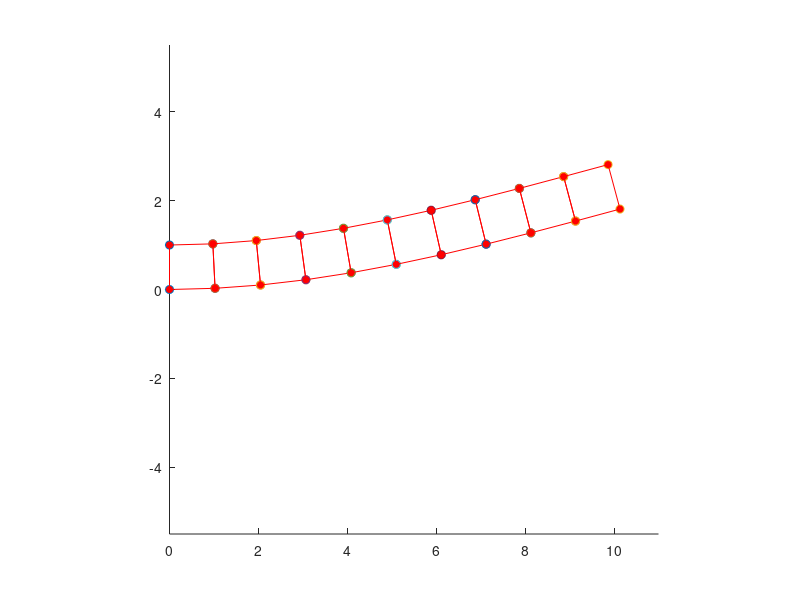
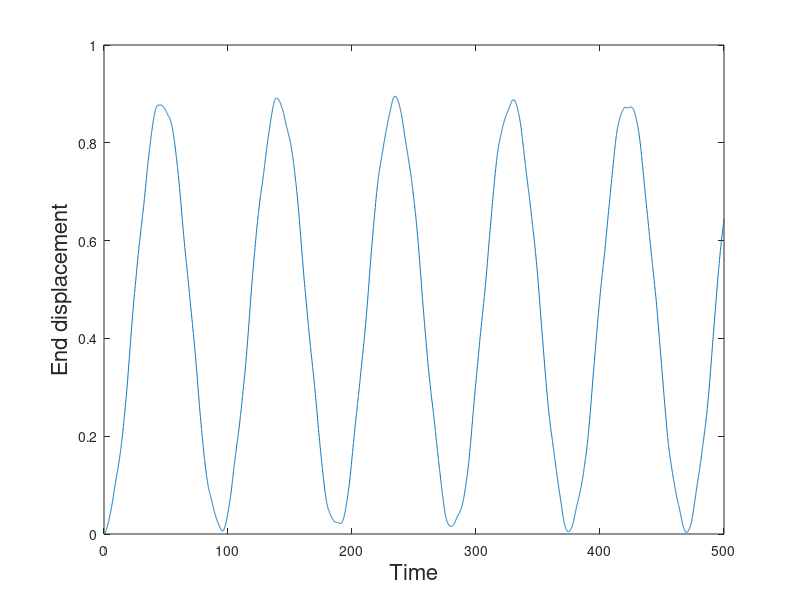

Write the MATLAB code that produced these figures, in order.
function FEM_2Dor3D_linelast_dynamic
%
%          Example 2D and 3D Dynamic Linear elastic FEM code

%        Variables read from input file;
%        nprops              No. material parameters
%        materialprops(i)    List of material parameters
%        ncoord              No. spatial coords (2 for 2D, 3 for 3D)
%        ndof                No. degrees of freedom per node (2 for 2D, 3 for 3D)
%                            (here ndof=ncoord, but the program allows them to be different
%                            to allow extension to plate & beam elements with C^1 continuity)
%        nnode               No. nodes
%        coords(i,j)         ith coord of jth node, for i=1..ncoord; j=1..nnode
%        nelem               No. elements
%        maxnodes            Max no. nodes on any one element (used for array dimensioning)
%        nelnodes(i)         No. nodes on the ith element
%        elident(i)          An integer identifier for the ith element.  Not used
%                            in this code but could be used to switch on reduced integration,
%                            etc.
%        connect(i,j)        List of nodes on the jth element
%        nfix                Total no. prescribed displacements
%        fixnodes(i,j)       List of prescribed displacements at nodes
%                            fixnodes(1,j) Node number
%                            fixnodes(2,j) Displacement component number (1, 2 or 3)
%                            fixnodes(3,j) Value of the displacement
%        ndload              Total no. element faces subjected to tractions
%        dloads(i,j)         List of element tractions
%                            dloads(1,j) Element number
%                            dloads(2,j) face number
%                            dloads(3,j), dloads(4,j), dloads(5,j) Components of traction
%                            (assumed uniform) 
%
%  To run the program you first need to set up an input file, as described in 
%  the lecture notes.  Then change the fopen command below to point to the file.
%  Also change the fopen command in the post-processing step (near the bottom of the
%  program) to point to a suitable output file.  Then execute the file in
%  the usual fashion (e.g. hit the green arrow at the top of the MATLAB
%  editor window)
% 
%
% ==================== Read data from the input file ===========================
%
%
% YOU NEED TO CHANGE THE PATH & FILE NAME TO POINT TO YOUR INPUT FILE
%
infile=fopen('Linear_elastic_dynamic_beam.txt','r');

[nprops,materialprops,ncoord,ndof,nnode,coords,nelem,maxnodes,connect,nelnodes,elident,nfix,fixnodes,ndload,dloads] = read_input_file(infile);

fclose(infile);

% Plot the initial mesh as a check
close all
figure
plotmesh(coords,ncoord,nnode,connect,nelem,elident,nelnodes,'g');

%
%============================ MAIN FEM ANALYSIS PROCEDURE ========================
%
%   dofs        Nodal displacements.  Let u_i^a be ith displacement component
%               at jth node.  Then dofs contain (u_1^1, u_2^1, u_1^2, u_2^2....) for 2D
%               and (u_1^1, u_2^1, u_3^1, u_1^2, u_2^2, u_3^2....) for 3D
%
%   K           Global stiffness matrix.  Stored as (K_1111 K_1112  K_1121  K_1122...
%                                                    K_1211 K_1212  K_1221  K_1222...
%                                                    K_2111 K_2112  K_2121  K_2122...)
%               for 2D problem and similarly for 3D problem
%   r           Force vector.  Currently only includes contribution from tractions
%               acting on element faces (i.e. body forces are neglected)
%
  dofs = zeros(ndof*nnode,1);  
  
  lumpedmass = true;
  
  M = globalmass(ncoord,ndof,nnode,coords, ...
                 nelem,maxnodes,elident,lumpedmass,nelnodes,connect,materialprops);
  
  K = globalstiffness(ncoord,ndof,nnode,coords,nelem,maxnodes,elident,nelnodes,connect,materialprops,dofs);

  F = globaltraction(ncoord,ndof,nnode,ndload,coords,nelnodes,elident,connect,dloads,dofs);

%
%  Fix constrained nodes. 

  for n = 1: nfix
     rw = ndof*(fixnodes(1,n)-1) + fixnodes(2,n);
     for cl = 1 : ndof*nnode
        K(rw,cl) = 0;
        K(cl,rw) = 0.;
        M(rw,cl) = 0.;
        M(cl,rw) = 0.;
     end
     M(rw,rw) = 1.;
     F(rw) = fixnodes(3,n);
  end
%
% Newmark parameters
%
  beta1 = 0.5;
  beta2 = 0.0;
  dt = 0.10;
  nsteps = 5000;
  nprint = 20;
  
  un = zeros(nnode*ndof,1);
  vn = zeros(nnode*ndof,1);
  an1 = zeros(nnode*ndof,1);

%
%    Newmark time stepping scheme (problem is linear so all matrices are constant)
%
%    Initial accelerations are -M^-1(Ku + F)
%

     MK = M + 0.5*beta2*dt*dt*K;
     an = M\(-K*un + F);

     vxy = zeros(2,nsteps);    % This stores time and end displacement for plotting

     count = 0;
     for n = 1:nsteps
       if (lumpedmass)
         rn = F - K*(un +dt*vn + 0.5*(1.-beta2)*dt*dt*an );
         for i = 1 : nnode*ndof
           an1(i) = rn(i)/MK(i,i);
         end
       else         
         an1 = MK\(F-K*(un +dt*vn + 0.5*(1.-beta2)*dt*dt*an ) );
       end

       vn1 = (vn + dt*(1.-beta1)*an + dt*beta1*an1);
       un1 = (un + dt*vn + (1.-beta2)*0.5*dt*dt*an + 0.5*beta2*dt*dt*an1 );  
       un = un1;
       vn = vn1;
       an = an1;
       vxy(1,n) = n*dt;
       vxy(2,n) = un(2*nnode);
%
%      Plot displaced mesh every nprint steps.  
%
       if (count == nprint)

         scale_factor = 3.;
         defcoords = zeros(ndof,nnode);
         for i = 1 : nnode
           for j = 1 : ndof
             defcoords(j,i) = coords(j,i) + scale_factor*un(ndof*(i-1)+j); 
           end
         end
         clf
         axis([0,11,-5.5,5.5])
         plotmesh(defcoords,ncoord,nnode,connect,nelem,elident,nelnodes,'r');
         pause(0.025);
         count = 0;
       end
       count = count + 1;
     end
%
% Plot the end displacement as a function of time
%
     figure
     plot(vxy(1,:),vxy(2,:))
     xlabel({'Time'},'FontSize',16);
     ylabel({'End displacement'},'FontSize',16);

end 

%================= Material Stiffness ==================================
%
%    Computes elasticity tensor C_{ijkl} = shear modulus and Poissons ratio
%    Currently coded either for plane strain, plane stress or general 3D.
%
function C = materialstiffness(ndof,ncoord,strain,materialprops)

   mu = materialprops(1);
   nu = materialprops(2);
   
   C = zeros(ndof,ncoord,ndof,ncoord);
   
   if (ncoord == 2)   

%  planestrain = 0 => plane stress, planestrain = 1 => plane strain
   planestrain = materialprops(3);
 
     for i = 1:2
       for j = 1:2
         for k = 1:2
           for l = 1:2
             if (planestrain==1) 
               if (i==j && k==l)
                   C(i,j,k,l) = C(i,j,k,l)+2*mu*nu/(1-2*nu);
               end
             else
               if (i==j && k==l)
                   C(i,j,k,l) = C(i,j,k,l)+2*mu*nu/(1-nu);
               end
             end
             if (i==l && k==j)
                 C(i,j,k,l) = C(i,j,k,l)+mu;
             end
             if (i==k && j==l)
                 C(i,j,k,l) = C(i,j,k,l)+mu;
             end
           end
         end
       end
     end
     
   elseif (ncoord == 3) 

     for i = 1:3 
       for j = 1:3
         for k = 1:3
           for l = 1:3
             if (i==j && k==l)
                 C(i,j,k,l)=C(i,j,k,l) + 2.*mu*nu/(1.-2.*nu);
             end
             if (i==k && j==l)
                 C(i,j,k,l)=C(i,j,k,l) + mu;
             end
             if (i==l && j==k)
                 C(i,j,k,l)=C(i,j,k,l) + mu;
             end
            end
          end
        end
      end
    end

end
%=========================== Mass density =======================

function rho = massdensity(materialprops)

rho = materialprops(3)

end

%================= Material Stress ==================================
%
%   Computes stress sigma_{ij} given strain epsilon_{ij}
%
function stress = materialstress(ndof,ncoord,strain,materialprops)

   C = materialstiffness(ndof,ncoord,strain,materialprops);
   stress = zeros(ndof,ncoord);
   for i = 1 : ndof
     for j = 1 : ncoord
        for k = 1 : ndof
          for l = 1: ncoord
            stress(i,j) = stress(i,j) + C(i,j,k,l)*strain(k,l);
          end
        end
     end
   end
  end
%
%====================== No. integration points =============================
%
%   Defines the number of integration points:be used for
%   each element type
%
function n = numberofintegrationpoints(ncoord,nelnodes,elident)
  
   if (ncoord == 1) 
     n = nelnodes;   
   elseif (ncoord == 2) 
     if (nelnodes == 3)
         n = 1;
     end
     if (nelnodes == 6)
         n = 3;
     end
     if (nelnodes == 4)
         n = 4;
     end
     if (nelnodes == 8)
         n = 9;
     end
   elseif (ncoord == 3) 
     if (nelnodes == 4)
         n = 1 ;
     end
     if (nelnodes == 10)
         n = 4;
     end
     if (nelnodes == 8)
         n = 8;
     end
     if (nelnodes == 20)
         n = 27;
     end
   end
end
%
%====================== No. integration points  for mass matrices =====================
%

function n = numberofintegrationpointsmass(ncoord,nelnodes,elident)
  
   if (ncoord == 1) 
     n = nelnodes;   
   elseif (ncoord == 2) 
     if (nelnodes == 3)
         n = 4;
     end
     if (nelnodes == 6)
         n = 7;
     end
     if (nelnodes == 4)
         n = 4;
     end
     if (nelnodes == 8)
         n = 9;
     end
   elseif (ncoord == 3) 
     if (nelnodes == 4)
         n = 4 ;
     end
     if (nelnodes == 10)
         n = 5;
     end
     if (nelnodes == 8)
         n = 27;
     end
     if (nelnodes == 20)
         n = 27;
     end
   end
end   
%
%====================== INTEGRATION POINTS ==================================
%
%   Defines positions of integration points
%
function xi = integrationpoints(ncoord,nelnodes,npoints,elident)

   xi = zeros(ncoord,npoints);
%
%  1D elements
%
   if (ncoord == 1) 
     if (npoints==1) 
       xi(1,1) = 0.;
     elseif (npoints == 2) 
       xi(1,1) = -0.5773502692;
       xi(1,2) = -xi(1,1);
     elseif (npoints == 3) 
       xi(1,1) = -0.7745966692;
       xi(1,2) = 0.0;
       xi(1,3) = -xi(1,1);
     end
%
%  2D elements
%
   elseif (ncoord == 2) 
%
%    Triangular element
%
     if ( nelnodes == 3 || nelnodes == 6 ) 
       if (npoints == 1) 
         xi(1,1) = 1./3.;
         xi(2,1) = 1./3.;
       elseif (npoints == 3) 
         xi(1,1) = 0.6;
         xi(2,1) = 0.2;
         xi(1,2) = 0.2;
         xi(2,2) = 0.6;
         xi(1,3) = 0.2;
         xi(2,3) = 0.2;
       elseif (npoints == 4) 
         xi(1,1) = 1./3.;
         xi(2,1) = 1./3.;
         xi(1,2) = 0.6;
         xi(2,2) = 0.2;
         xi(1,3) = 0.2;
         xi(2,3) = 0.6;
         xi(1,4) = 0.2;
         xi(2,4) = 0.2;
       elseif (npoints == 7)
         xi(1,1) = 1./3.0;
  	     xi(2,1) = xi(1,1);
	     xi(1,2) = 0.0597158717;
	     xi(2,2) = 0.4701420641;
         xi(1,3) = xi(2,2);
	     xi(2,3) = xi(1,2);
	     xi(1,4) = xi(2,2);
	     xi(2,4) = xi(2,2);
	     xi(1,5) = 0.7974269853;
	     xi(2,5) = 0.1012865073;
	   	 xi(1,6) = xi(2,5);
	     xi(2,6) = xi(1,5);
	     xi(1,7) = xi(2,5);
	     xi(2,7) = xi(2,5);
       end
%
%    Rectangular element
%                  
     elseif ( nelnodes==4 || nelnodes==8 ) 

       if (npoints == 1) 
         xi(1,1) = 0.;
         xi(2,1) = 0.;
       elseif (npoints == 4) 
         xi(1,1) = -0.5773502692;
         xi(2,1) = xi(1,1);
         xi(1,2) = -xi(1,1);
         xi(2,2) = xi(1,1);
         xi(1,3) = xi(1,1);
         xi(2,3) = -xi(1,1);
         xi(1,4) = -xi(1,1);
         xi(2,4) = -xi(1,1);
       elseif (npoints == 9) 
         xi(1,1) = -0.7745966692;
         xi(2,1) = xi(1,1);
         xi(1,2) = 0.0;
         xi(2,2) = xi(1,1);
         xi(1,3) = -xi(1,1);
         xi(2,3) = xi(1,1);
         xi(1,4) = xi(1,1);
         xi(2,4) = 0.0;
         xi(1,5) = 0.0;
         xi(2,5) = 0.0;
         xi(1,6) = -xi(1,1);
         xi(2,6) = 0.0;
         xi(1,7) = xi(1,1);
         xi(2,7) = -xi(1,1);
         xi(1,8) = 0.;
         xi(2,8) = -xi(1,1);
         xi(1,9) = -xi(1,1);
         xi(2,9) = -xi(1,1);
       end
     end
%
%   3D elements
%
   elseif (ncoord == 3) 
%
%  3D elements
%
     if (nelnodes == 4 || nelnodes==10 ) 
       if (npoints == 1) 
         xi(1,1) = 0.25;
         xi(2,1) = 0.25;
         xi(3,1) = 0.25;
       elseif (npoints == 4) 
         xi(1,1) = 0.58541020;
         xi(2,1) = 0.13819660;
         xi(3,1) = xi(2,1);
         xi(1,2) = xi(2,1);
         xi(2,2) = xi(1,1);
         xi(3,2) = xi(2,1);
         xi(1,3) = xi(2,1);
         xi(2,3) = xi(2,1);
         xi(3,3) = xi(1,1);
         xi(1,4) = xi(2,1);
         xi(2,4) = xi(2,1);
         xi(3,4) = xi(2,1);
        elseif (npoints == 5)
         xi(1,1) = 0.25;
         xi(2,1) = 0.25;
         xi(3,1) = 0.25;
         xi(1,2) = 0.5;
         xi(2,2) = 1./6.;
         xi(3,2) = 1./6.;
         xi(1,3) = 1./6.;
         xi(2,3) = 0.5;
         xi(3,3) = 1./6.;
         xi(1,4) = 1./6.;
         xi(2,4) = 1./6.;
         xi(3,4) = 0.5;
         xi(1,5) = 1./6.;
         xi(2,5) = 1./6.;
         xi(3,5) = 1./6.;
       end
     elseif ( nelnodes==8 || nelnodes==20 ) 
       if (npoints == 1) 
         xi(1,1) = 0.;
         xi(2,1) = 0.;
         xi(3,1) = 0.;
       elseif (npoints == 8) 
         x1D = [-0.5773502692,0.5773502692];
         for k = 1:2
           for j = 1:2 
             for i = 1:2
               n = 4*(k-1) + 2*(j-1) + i;
               xi(1,n) = x1D(i);
               xi(2,n) = x1D(j);
               xi(3,n) = x1D(k);
             end
           end
         end
       elseif (npoints == 27) 
         x1D = [-0.7745966692,0.,0.7745966692];
         for k = 1:3
           for j = 1:3
             for i = 1:3
               n = 9*(k-1) + 3*(j-1) + i;
               xi(1,n) = x1D(i);
               xi(2,n) = x1D(j);
               xi(3,n) = x1D(k);
             end
           end
         end
       end
     end
   end
end

%
%================= INTEGRATION WEIGHTS ==================================
%
%   Defines integration weights w_i
%
function w = integrationweights(ncoord,nelnodes,npoints,elident)

   w = zeros(npoints,1);

%
%  1D elements
%
   if (ncoord == 1) 
     if (npoints == 1)
       w(1) = 2.;
     elseif (npoints == 2) 
       w = [1.,1.];
     elseif (npoints == 3) 
       w = [0.555555555,0.888888888,0.555555555];
     end
%
%  2D elements
%
   elseif (ncoord == 2) 
%
%    Triangular element
%
     if ( nelnodes == 3 || nelnodes == 6 ) 
       if (npoints == 1) 
         w(1) = 0.5;
       elseif (npoints == 3) 
         w(1) = 1./6.;
         w(2) = 1./6.;
         w(3) = 1./6.;
       elseif (npoints == 4) 
         w = [-27./96.,25./96.,25/96.,25/96.];
       end
%
%    Rectangular element
%                  
     elseif ( nelnodes==4 || nelnodes==8 ) 

       if (npoints == 1) 
         w(1) = 4.;
       elseif (npoints == 4) 
         w = [1.,1.,1.,1.];
       elseif (npoints == 9 ) 
         w1D = [0.555555555,0.888888888,0.55555555555];
         for j = 1:3
           for i = 1:3
             n = 3*(j-1)+i;
             w(n) = w1D(i)*w1D(j);
           end
         end    
       end
     end 

   elseif (ncoord == 3) 
%
%  3D elements
%
     if (nelnodes == 4 || nelnodes==10 ) 
       if (npoints == 1) 
         w(1) = 1./6.;
       elseif (npoints == 4) 
         w = [1./24.,1./24.,1./24.,1./24.];
       end
     elseif ( nelnodes==8 || nelnodes==20 ) 
       if (npoints == 1) 
         w(1) = 8.;
       elseif (npoints == 8) 
         w = [1.,1.,1.,1.,1.,1.,1.,1.];
       elseif (npoints == 27) 
         w1D = [0.555555555,0.888888888,0.55555555555];
         for k = 1:3
           for j = 1:3
             for i = 1:3
               n = 9*(k-1)+3*(j-1)+i;
               w(n) = w1D(i)*w1D(j)*w1D(k);
             end
           end    
         end
       end
     end
   end
end

%
%================= SHAPE FUNCTIONS ==================================
%
%        Calculates shape functions for various element types
%
function N = shapefunctions(nelnodes,ncoord,elident,xi)
 

   N = zeros(nelnodes,1);
%
%  1D elements
%
  if (ncoord == 1) 
    if (nelnodes==2) 
      N(1) = 0.5*(1.+xi(1));
      N(2) = 0.5*(1.-xi(1));
    elseif (nelnodes == 3) 
      N(1) = -0.5*xi(1)*(1.-xi(1));
      N(2) =  0.5*xi(1)*(1.+xi(1));
      N(3) = (1.-xi(1))*(1.+xi(1));
    end
%
%  2D elements
%
   elseif (ncoord == 2) 
%
%    Triangular element
%
     if ( nelnodes == 3 ) 
       N(1) = xi(1);
       N(2) = xi(2);
       N(3) = 1.-xi(1)-xi(2);               
     elseif ( nelnodes == 6 ) 
       xi3 = 1.-xi(1)-xi(2);
       N(1) = (2.*xi(1)-1.)*xi(1);
       N(2) = (2.*xi(2)-1.)*xi(2);
       N(3) = (2.*xi3-1.)*xi3;
       N(4) = 4.*xi(1)*xi(2);
       N(5) = 4.*xi(2)*xi3;
       N(6) = 4.*xi3*xi(1);
%
%    Rectangular element
%                  
     elseif ( nelnodes == 4 ) 
       N(1) = 0.25*(1.-xi(1))*(1.-xi(2));
       N(2) = 0.25*(1.+xi(1))*(1.-xi(2));
       N(3) = 0.25*(1.+xi(1))*(1.+xi(2));
       N(4) = 0.25*(1.-xi(1))*(1.+xi(2));
     elseif (nelnodes == 8) 
       N(1) = -0.25*(1.-xi(1))*(1.-xi(2))*(1.+xi(1)+xi(2));
       N(2) = 0.25*(1.+xi(1))*(1.-xi(2))*(xi(1)-xi(2)-1.);
       N(3) = 0.25*(1.+xi(1))*(1.+xi(2))*(xi(1)+xi(2)-1.);
       N(4) = 0.25*(1.-xi(1))*(1.+xi(2))*(xi(2)-xi(1)-1.);
       N(5) = 0.5*(1.-xi(1)*xi(1))*(1.-xi(2));
       N(6) = 0.5*(1.+xi(1))*(1.-xi(2)*xi(2));
       N(7) = 0.5*(1.-xi(1)*xi(1))*(1.+xi(2));
       N(8) = 0.5*(1.-xi(1))*(1.-xi(2)*xi(2));
     end
%
   elseif (ncoord==3) 

     if (nelnodes == 4) 
       N(1) = xi(1);
       N(2) = xi(2);
       N(3) = xi(3);
       N(4) = 1.-xi(1)-xi(2)-xi(3);
     elseif (nelnodes == 10) 
       xi4 = 1.-xi(1)-xi(2)-xi(3);
       N(1) = (2.*xi(1)-1.)*xi(1);
       N(2) = (2.*xi(2)-1.)*xi(2);
       N(3) = (2.*xi(3)-1.)*xi(3);
       N(4) = (2.*xi4-1.)*xi4;
       N(5) = 4.*xi(1)*xi(2);
       N(6) = 4.*xi(2)*xi(3);
       N(7) = 4.*xi(3)*xi(1);
       N(8) = 4.*xi(1)*xi4;
       N(9) = 4.*xi(2)*xi4;
       N(10) = 4.*xi(3)*xi4;
     elseif (nelnodes == 8) 
       N(1) = (1.-xi(1))*(1.-xi(2))*(1.-xi(3))/8.;
       N(2) = (1.+xi(1))*(1.-xi(2))*(1.-xi(3))/8.;
       N(3) = (1.+xi(1))*(1.+xi(2))*(1.-xi(3))/8.;
       N(4) = (1.-xi(1))*(1.+xi(2))*(1.-xi(3))/8.;
       N(5) = (1.-xi(1))*(1.-xi(2))*(1.+xi(3))/8.;
       N(6) = (1.+xi(1))*(1.-xi(2))*(1.+xi(3))/8.;
       N(7) = (1.+xi(1))*(1.+xi(2))*(1.+xi(3))/8.;
       N(8) = (1.-xi(1))*(1.+xi(2))*(1.+xi(3))/8.;
     elseif (nelnodes == 20) 
       N(1) = (1.-xi(1))*(1.-xi(2))*(1.-xi(3))*(-xi(1)-xi(2)-xi(3)-2.)/8.;
       N(2) = (1.+xi(1))*(1.-xi(2))*(1.-xi(3))*(xi(1)-xi(2)-xi(3)-2.)/8.;
       N(3) = (1.+xi(1))*(1.+xi(2))*(1.-xi(3))*(xi(1)+xi(2)-xi(3)-2.)/8.;
       N(4) = (1.-xi(1))*(1.+xi(2))*(1.-xi(3))*(-xi(1)+xi(2)-xi(3)-2.)/8.;
       N(5) = (1.-xi(1))*(1.-xi(2))*(1.+xi(3))*(-xi(1)-xi(2)+xi(3)-2.)/8.;
       N(6) = (1.+xi(1))*(1.-xi(2))*(1.+xi(3))*(xi(1)-xi(2)+xi(3)-2.)/8.;
       N(7) = (1.+xi(1))*(1.+xi(2))*(1.+xi(3))*(xi(1)+xi(2)+xi(3)-2.)/8.;
       N(8) = (1.-xi(1))*(1.+xi(2))*(1.+xi(3))*(-xi(1)+xi(2)+xi(3)-2.)/8.;
       N(9)  = (1.-xi(1)^2)*(1.-xi(2))*(1.-xi(3))/4.;
       N(10) = (1.+xi(1))*(1.-xi(2)^2)*(1.-xi(3))/4.;
       N(11) = (1.-xi(1)^2)*(1.+xi(2))*(1.-xi(3))/4.;
       N(12) = (1.-xi(1))*(1.-xi(2)^2)*(1.-xi(3))/4.;
       N(13) = (1.-xi(1)^2)*(1.-xi(2))*(1.+xi(3))/4.;
       N(14) = (1.+xi(1))*(1.-xi(2)^2)*(1.+xi(3))/4.;
       N(15) = (1.-xi(1)^2)*(1.+xi(2))*(1.+xi(3))/4.;
       N(16) = (1.-xi(1))*(1.-xi(2)^2)*(1.+xi(3))/4.;
       N(17) = (1.-xi(1))*(1.-xi(2))*(1.-xi(3)^2)/4.;
       N(18) = (1.+xi(1))*(1.-xi(2))*(1.-xi(3)^2)/4.;
       N(19) = (1.+xi(1))*(1.+xi(2))*(1.-xi(3)^2)/4.;
       N(20) = (1.-xi(1))*(1.+xi(2))*(1.-xi(3)^2)/4.;
     end
   end

end

%
%================= SHAPE FUNCTION DERIVATIVES ======================
%
function dNdxi = shapefunctionderivs(nelnodes,ncoord,elident,xi)

  dNdxi = zeros(nelnodes,ncoord);
%
% 1D elements
%
  if (ncoord == 1) 
    if (nelnodes==2) 
      dNdxi(1,1) = 0.5;
      dNdxi(2,1) = -0.5;
    elseif (nelnodes == 3) 
      dNdxi(1,1) = -0.5+xi(1);
      dNdxi(2,1) =  0.5+xi(1);
      dNdxi(3,1) = -2.*xi(1);
    end
%
%  2D elements
%
   elseif (ncoord == 2) 
%
%    Triangular element
%
     if ( nelnodes == 3 ) 
       dNdxi(1,1) = 1.;
       dNdxi(2,2) = 1.;
       dNdxi(3,1) = -1.;
       dNdxi(3,2) = -1.;               
     elseif ( nelnodes == 6 ) 
       xi3 = 1.-xi(1)-xi(2);
       dNdxi(1,1) = 4.*xi(1)-1.;
       dNdxi(2,2) = 4.*xi(2)-1.;
       dNdxi(3,1) = -(4.*xi3-1.);
       dNdxi(3,2) = -(4.*xi3-1.);
       dNdxi(4,1) = 4.*xi(2);
       dNdxi(4,2) = 4.*xi(1);
       dNdxi(5,1) = -4.*xi(2);
       dNdxi(5,2) = -4.*xi(1);
       dNdxi(6,1) = 4.*xi3 - 4.*xi(1);
       dNdxi(6,2) = 4.*xi3 - 4.*xi(2);
%
%    Rectangular element
%                  
     elseif ( nelnodes == 4 ) 
       dNdxi(1,1) = -0.25*(1.-xi(2));
       dNdxi(1,2) = -0.25*(1.-xi(1));
       dNdxi(2,1) = 0.25*(1.-xi(2));
       dNdxi(2,2) = -0.25*(1.+xi(1));
       dNdxi(3,1) = 0.25*(1.+xi(2));
       dNdxi(3,2) = 0.25*(1.+xi(1));
       dNdxi(4,1) = -0.25*(1.+xi(2));
       dNdxi(4,2) = 0.25*(1.-xi(1));
     elseif (nelnodes == 8) 
       dNdxi(1,1) = 0.25*(1.-xi(2))*(2.*xi(1)+xi(2));
       dNdxi(1,2) = 0.25*(1.-xi(1))*(xi(1)+2.*xi(2));
       dNdxi(2,1) = 0.25*(1.-xi(2))*(2.*xi(1)-xi(2));
       dNdxi(2,2) = 0.25*(1.+xi(1))*(2.*xi(2)-xi(1));
       dNdxi(3,1) = 0.25*(1.+xi(2))*(2.*xi(1)+xi(2));
       dNdxi(3,2) = 0.25*(1.+xi(1))*(2.*xi(2)+xi(1));
       dNdxi(4,1) = 0.25*(1.+xi(2))*(2.*xi(1)-xi(2));
       dNdxi(4,2) = 0.25*(1.-xi(1))*(2.*xi(2)-xi(1));
       dNdxi(5,1) = -xi(1)*(1.-xi(2));
       dNdxi(5,2) = -0.5*(1.-xi(1)*xi(1));
       dNdxi(6,1) = 0.5*(1.-xi(2)*xi(2));
       dNdxi(6,2) = -(1.+xi(1))*xi(2);
       dNdxi(7,1) = -xi(1)*(1.+xi(2));
       dNdxi(7,2) = 0.5*(1.-xi(1)*xi(1));
       dNdxi(8,1) = -0.5*(1.-xi(2)*xi(2));
       dNdxi(8,2) = -(1.-xi(1))*xi(2);
      end
%
%    3D elements
%
   elseif (ncoord==3) 

     if (nelnodes == 4) 
       dNdxi(1,1) = 1.;
       dNdxi(2,2) = 1.;
       dNdxi(3,3) = 1.;
       dNdxi(4,1) = -1.;
       dNdxi(4,2) = -1.;
       dNdxi(4,3) = -1.;
     elseif (nelnodes == 10) 
       xi4 = 1.-xi(1)-xi(2)-xi(3);
       dNdxi(1,1) = (4.*xi(1)-1.);
       dNdxi(2,2) = (4.*xi(2)-1.);
       dNdxi(3,3) = (4.*xi(3)-1.);
       dNdxi(4,1) = -(4.*xi4-1.);
       dNdxi(4,2) = -(4.*xi4-1.);
       dNdxi(4,3) = -(4.*xi4-1.);
       dNdxi(5,1) = 4.*xi(2);
       dNdxi(5,2) = 4.*xi(1);
       dNdxi(6,2) = 4.*xi(3);
       dNdxi(6,3) = 4.*xi(2);
       dNdxi(7,1) = 4.*xi(3);
       dNdxi(7,3) = 4.*xi(1); 
       dNdxi(8,1) = 4.*(xi4-xi(1));
       dNdxi(8,2) = -4.*xi(1);
       dNdxi(8,3) = -4.*xi(1);
       dNdxi(9,1) = -4.*xi(2);
       dNdxi(9,2) = 4.*(xi4-xi(2));
       dNdxi(9,3) = -4.*xi(2);
       dNdxi(10,1) = -4.*xi(3)*xi4;
       dNdxi(10,2) = -4.*xi(3);
       dNdxi(10,3) = 4.*(xi4-xi(3));
     elseif (nelnodes == 8) 
       dNdxi(1,1) = -(1.-xi(2))*(1.-xi(3))/8.;
       dNdxi(1,2) = -(1.-xi(1))*(1.-xi(3))/8.;
       dNdxi(1,3) = -(1.-xi(1))*(1.-xi(2))/8.;
       dNdxi(2,1) = (1.-xi(2))*(1.-xi(3))/8.;
       dNdxi(2,2) = -(1.+xi(1))*(1.-xi(3))/8.;
       dNdxi(2,3) = -(1.+xi(1))*(1.-xi(2))/8.;
       dNdxi(3,1) = (1.+xi(2))*(1.-xi(3))/8.;
       dNdxi(3,2) = (1.+xi(1))*(1.-xi(3))/8.;
       dNdxi(3,3) = -(1.+xi(1))*(1.+xi(2))/8.;
       dNdxi(4,1) = -(1.+xi(2))*(1.-xi(3))/8.;
       dNdxi(4,2) = (1.-xi(1))*(1.-xi(3))/8.;
       dNdxi(4,3) = -(1.-xi(1))*(1.+xi(2))/8.;
       dNdxi(5,1) = -(1.-xi(2))*(1.+xi(3))/8.;
       dNdxi(5,2) = -(1.-xi(1))*(1.+xi(3))/8.;
       dNdxi(5,3) = (1.-xi(1))*(1.-xi(2))/8.;
       dNdxi(6,1) = (1.-xi(2))*(1.+xi(3))/8.;
       dNdxi(6,2) = -(1.+xi(1))*(1.+xi(3))/8.;
       dNdxi(6,3) = (1.+xi(1))*(1.-xi(2))/8.;
       dNdxi(7,1) = (1.+xi(2))*(1.+xi(3))/8.;
       dNdxi(7,2) = (1.+xi(1))*(1.+xi(3))/8.;
       dNdxi(7,3) = (1.+xi(1))*(1.+xi(2))/8.;
       dNdxi(8,1) = -(1.+xi(2))*(1.+xi(3))/8.;
       dNdxi(8,2) = (1.-xi(1))*(1.+xi(3))/8.;
       dNdxi(8,3) = (1.-xi(1))*(1.+xi(2))/8.;
     elseif (nelnodes == 20) 
       dNdxi(1,1) = (-(1.-xi(2))*(1.-xi(3))*(-xi(1)-xi(2)-xi(3)-2.)-(1.-xi(1))*(1.-xi(2))*(1.-xi(3)))/8.;
       dNdxi(1,2) = (-(1.-xi(1))*(1.-xi(3))*(-xi(1)-xi(2)-xi(3)-2.)-(1.-xi(1))*(1.-xi(2))*(1.-xi(3)))/8.;
       dNdxi(1,3) = (-(1.-xi(1))*(1.-xi(2))*(-xi(1)-xi(2)-xi(3)-2.)-(1.-xi(1))*(1.-xi(2))*(1.-xi(3)))/8.;

       dNdxi(2,1) = ((1.-xi(2))*(1.-xi(3))*(xi(1)-xi(2)-xi(3)-2.)+(1.+xi(1))*(1.-xi(2))*(1.-xi(3)))/8.;
       dNdxi(2,2) = (-(1.+xi(1))*(1.-xi(3))*(xi(1)-xi(2)-xi(3)-2.)-(1.+xi(1))*(1.-xi(2))*(1.-xi(3)))/8.;
       dNdxi(2,3) = (-(1.+xi(1))*(1.-xi(2))*(xi(1)-xi(2)-xi(3)-2.)-(1.+xi(1))*(1.-xi(2))*(1.-xi(3)))/8.;

       dNdxi(3,1) = ((1.+xi(2))*(1.-xi(3))*(xi(1)+xi(2)-xi(3)-2.)+(1.+xi(1))*(1.+xi(2))*(1.-xi(3)))/8.;
       dNdxi(3,2) = ((1.+xi(1))*(1.-xi(3))*(xi(1)+xi(2)-xi(3)-2.)+(1.+xi(1))*(1.+xi(2))*(1.-xi(3)))/8.;
       dNdxi(3,3) = (-(1.+xi(1))*(1.+xi(2))*(xi(1)+xi(2)-xi(3)-2.)-(1.+xi(1))*(1.+xi(2))*(1.-xi(3)))/8.;

       dNdxi(4,1) = (-(1.+xi(2))*(1.-xi(3))*(-xi(1)+xi(2)-xi(3)-2.)-(1.-xi(1))*(1.+xi(2))*(1.-xi(3)))/8.;
       dNdxi(4,2) = ((1.-xi(1))*(1.-xi(3))*(-xi(1)+xi(2)-xi(3)-2.)+(1.-xi(1))*(1.+xi(2))*(1.-xi(3)))/8.;
       dNdxi(4,3) = (-(1.-xi(1))*(1.+xi(2))*(-xi(1)+xi(2)-xi(3)-2.)-(1.-xi(1))*(1.+xi(2))*(1.-xi(3)))/8.;
       dNdxi(5,1) = (-(1.-xi(2))*(1.+xi(3))*(-xi(1)-xi(2)+xi(3)-2.)-(1.-xi(1))*(1.-xi(2))*(1.+xi(3)))/8.;
       dNdxi(5,2) = (-(1.-xi(1))*(1.+xi(3))*(-xi(1)-xi(2)+xi(3)-2.)-(1.-xi(1))*(1.-xi(2))*(1.+xi(3)))/8.;
       dNdxi(5,3) = ((1.-xi(1))*(1.-xi(2))*(-xi(1)-xi(2)+xi(3)-2.)+(1.-xi(1))*(1.-xi(2))*(1.+xi(3)))/8.;
       dNdxi(6,1) = ((1.-xi(2))*(1.+xi(3))*(xi(1)-xi(2)+xi(3)-2.)+(1.+xi(1))*(1.-xi(2))*(1.+xi(3)))/8.;
       dNdxi(6,2) = (-(1.+xi(1))*(1.+xi(3))*(xi(1)-xi(2)+xi(3)-2.)-(1.+xi(1))*(1.-xi(2))*(1.+xi(3)))/8.;
       dNdxi(6,3) = ((1.+xi(1))*(1.-xi(2))*(xi(1)-xi(2)+xi(3)-2.)+(1.+xi(1))*(1.-xi(2))*(1.+xi(3)))/8.;
       dNdxi(7,1) = ((1.+xi(2))*(1.+xi(3))*(xi(1)+xi(2)+xi(3)-2.)+(1.+xi(1))*(1.+xi(2))*(1.+xi(3)))/8.;
       dNdxi(7,2) = ((1.+xi(1))*(1.+xi(3))*(xi(1)+xi(2)+xi(3)-2.)+(1.+xi(1))*(1.+xi(2))*(1.+xi(3)))/8.;
       dNdxi(7,3) = ((1.+xi(1))*(1.+xi(2))*(xi(1)+xi(2)+xi(3)-2.)+(1.+xi(1))*(1.+xi(2))*(1.+xi(3)))/8.;
       dNdxi(8,1) = (-(1.+xi(2))*(1.+xi(3))*(-xi(1)+xi(2)+xi(3)-2.)-(1.-xi(1))*(1.+xi(2))*(1.+xi(3)))/8.;
       dNdxi(8,2) = ((1.-xi(1))*(1.+xi(3))*(-xi(1)+xi(2)+xi(3)-2.)+(1.-xi(1))*(1.+xi(2))*(1.+xi(3)))/8.;
       dNdxi(8,3) = ((1.-xi(1))*(1.+xi(2))*(-xi(1)+xi(2)+xi(3)-2.)+(1.-xi(1))*(1.+xi(2))*(1.+xi(3)))/8.;
       dNdxi(9,1)  = -2.*xi(1)*(1.-xi(2))*(1.-xi(3))/4.;
       dNdxi(9,2)  = -(1.-xi(1)^2)*(1.-xi(3))/4.;
       dNdxi(9,3)  = -(1.-xi(1)^2)*(1.-xi(2))/4.;
       dNdxi(10,1)  = (1.-xi(2)^2)*(1.-xi(3))/4.;
       dNdxi(10,2)  = -2.*xi(2)*(1.+xi(1))*(1.-xi(3))/4.;
       dNdxi(10,3)  = -(1.-xi(2)^2)*(1.+xi(1))/4.;
       dNdxi(11,1)  = -2.*xi(1)*(1.+xi(2))*(1.-xi(3))/4.;
       dNdxi(11,2)  = (1.-xi(1)^2)*(1.-xi(3))/4.;
       dNdxi(11,3)  = -(1.-xi(1)^2)*(1.+xi(2))/4.;
       dNdxi(12,1)  = -(1.-xi(2)^2)*(1.-xi(3))/4.;
       dNdxi(12,2)  = -2.*xi(2)*(1.-xi(1))*(1.-xi(3))/4.;
       dNdxi(12,3)  = -(1.-xi(2)^2)*(1.-xi(1))/4.;
       dNdxi(13,1)  = -2.*xi(1)*(1.-xi(2))*(1.+xi(3))/4.;
       dNdxi(13,2)  = -(1.-xi(1)^2)*(1.+xi(3))/4.;
       dNdxi(13,3)  = (1.-xi(1)^2)*(1.-xi(2))/4.;
       dNdxi(14,1)  = (1.-xi(2)^2)*(1.+xi(3))/4.;
       dNdxi(14,2)  = -2.*xi(2)*(1.+xi(1))*(1.+xi(3))/4.;
       dNdxi(14,3)  = (1.-xi(2)^2)*(1.+xi(1))/4.;
       dNdxi(15,1)  = -2.*xi(1)*(1.+xi(2))*(1.+xi(3))/4.;
       dNdxi(15,2)  =  (1.-xi(1)^2)*(1.+xi(3))/4.;
       dNdxi(15,3)  = (1.-xi(1)^2)*(1.+xi(2))/4.;
       dNdxi(16,1)  = -(1.-xi(2)^2)*(1.+xi(3))/4.;
       dNdxi(16,2)  = -2.*xi(2)*(1.-xi(1))*(1.+xi(3))/4.;
       dNdxi(16,3)  = (1.-xi(2)^2)*(1.-xi(1))/4.;
       dNdxi(17,1) = -(1.-xi(2))*(1.-xi(3)^2)/4.;
       dNdxi(17,2) = -(1.-xi(1))*(1.-xi(3)^2)/4.;
       dNdxi(17,3) = -xi(3)*(1.-xi(1))*(1.-xi(2))/2.;
       dNdxi(18,1) = (1.-xi(2))*(1.-xi(3)^2)/4.;
       dNdxi(18,2) = -(1.+xi(1))*(1.-xi(3)^2)/4.;
       dNdxi(18,3) = -xi(3)*(1.+xi(1))*(1.-xi(2))/2.;
       dNdxi(19,1) = (1.+xi(2))*(1.-xi(3)^2)/4.;
       dNdxi(19,2) = (1.+xi(1))*(1.-xi(3)^2)/4.;
       dNdxi(19,3) = -xi(3)*(1.+xi(1))*(1.+xi(2))/2.;
       dNdxi(20,1) = -(1.+xi(2))*(1.-xi(3)^2)/4.;
       dNdxi(20,2) = (1.-xi(1))*(1.-xi(3)^2)/4.;
       dNdxi(20,3) = -xi(3)*(1.-xi(1))*(1.+xi(2))/2.;
     end
   end

end
%
%================= ELEMENT MASS MATRIX ====================================
%
function mel = elmass(ncoord,ndof,nelnodes,elident,lumpedmass,coord,materialprops)
%
%  Assemble the (consistent) element mass matrix
%
%    Arguments:
%
%      ncoord             No. coordinates (2 or 3 for 2D or 3D problem)
%      ndof               No. degrees of freedom per node (often ndof = ncoord)
%      nelnodes           No. nodes on the element
%      elident            Element identifier (not used here - for future enhancements!)
%      coords[i,a]        ith coord of ath node
%      materialprops      Material properties passed on to constitutive procedures
%      displacement[i,a]  ith displacement component at ath node
%
%   Local variables
%      npoints            No. integration points
%      xi[i,inpt]         ith local coord of integration point no. intpt
%      w[intpt]           weight for integration point no. intpt
%      N[a]               Shape function associated with ath node on element
%      dNdxi[a,i]         Derivative of ath shape function wrt ith local coord
%      dNdx[a,i]          Derivative of ath shape function wrt ith global coord
%      dxdxi[i,j]         Derivative of ith global coord wrt jth local coord
%      dxidx[i,j]         Derivative of ith local coord wrt jth global coord
%      det                Determinant of jacobian

   npoints = numberofintegrationpointsmass(ncoord,nelnodes,elident);
   xi = zeros(ncoord,1);
   dxdxi = zeros(ncoord,ncoord);
   mel = zeros(ndof*nelnodes,ndof*nelnodes);
%
%  Set up integration points and weights    
%
   xilist = integrationpoints(ncoord,nelnodes,npoints,elident);
   w = integrationweights(ncoord,nelnodes,npoints,elident);
%
%  Loop over the integration points
%
   for intpt = 1 : npoints

%     Compute shape functions and derivatives wrt local coords
%
      for i = 1 : ncoord
        xi(i) = xilist(i,intpt);
      end    
      N = shapefunctions(nelnodes,ncoord,elident,xi);
      dNdxi = shapefunctionderivs(nelnodes,ncoord,elident,xi);
%
%     Compute the jacobian matrix and its determinant
%
      for i = 1 : ncoord
        for j = 1 : ncoord
          dxdxi(i,j) = 0.;
          for a = 1 : nelnodes
            dxdxi(i,j) = dxdxi(i,j) + coord(i,a)*dNdxi(a,j);
          end
        end
      end

      dt = det(dxdxi);
   
      rho = massdensity(materialprops);

      for a = 1 : nelnodes
        for b = 1 : nelnodes
           for i = 1 : ndof
              row = ndof*(a-1)+i;
              col = ndof*(b-1)+i;
              mel(col,row) = mel(col,row) + ...
                                  rho*N(b)*N(a)*w(intpt)*dt;
           end
        end
      end
   end
%
% Evaluate a lumped mass matrix using the row sum method
%
  if (lumpedmass) 
    for a = 1 : nelnodes*ndof
       for b = 1 : nelnodes*ndof
          if (a ~= b)
            mel(a,a) = mel(a,a) + mel(a,b);
            mel(a,b) = 0.;
          end
       end
    end
  end
end



%
%================= ELEMENT STIFFNESS MATRIX ================================
%
function kel = elstif(ncoord,ndof,nelnodes,elident,coord,materialprops,displacement)
%
%  Assemble the element stiffness
%
%    Arguments;
%
%      ncoord             No. coordinates (2 or 3 for 2D or 3D problem)
%      ndof               No. degrees of freedom per node (often ndof = ncoord)
%      nelnodes           No. nodes on the element
%      elident            Element identifier (not used here - for future enhancements!)
%      coords(i,a)        ith coord of ath node
%      materialprops      Material properties passed on:constitutive procedures
%      displacement(i,a)  ith displacement component at ath node
%
%   Local variables
%      npoints            No. integration points
%      xi(i,inpt)         ith local coord of integration point no. intpt
%      w(intpt)           weight for integration point no. intpt
%      N(a)               Shape function associated with ath node on element
%      dNdxi(a,i)         Derivative of ath shape function wrt ith local coord
%      dNdx(a,i)          Derivative of ath shape function wrt ith global coord
%      dxdxi(i,j)         Derivative of ith global coord wrt jth local coord
%      dxidx(i,j)         Derivative of ith local coord wrt jth global coord
%      det                Determinant of jacobian
%      strain(i,j)        strain_ij components
%      dsde(i,j,k,l)      Derivative of stress_ij with respect:strain_kl
%      kel(row,col)       Rows && cols of element stiffness
%
%
   npoints = numberofintegrationpoints(ncoord,nelnodes,elident);
   dNdx = zeros(nelnodes,ncoord);
   dxdxi = zeros(ncoord,ncoord);
   strain = zeros(ndof,ncoord);
   kel = zeros(ndof*nelnodes,ndof*nelnodes);
%
%  Set up integration points && weights    
%
   xilist = integrationpoints(ncoord,nelnodes,npoints,elident);
   w = integrationweights(ncoord,nelnodes,npoints,elident);
%
%  Loop over the integration points
%
   for intpt = 1:npoints

%     Compute shape functions && derivatives wrt local coords
%
      for i = 1:ncoord
        xi(i) = xilist(i,intpt);
      end      
      N = shapefunctions(nelnodes,ncoord,elident,xi);
      dNdxi = shapefunctionderivs(nelnodes,ncoord,elident,xi);

      
%
%     Compute the jacobian matrix && its determinant
%
      for i = 1:ncoord
        for j = 1:ncoord
          dxdxi(i,j) = 0.;
          for a = 1:nelnodes
            dxdxi(i,j) = dxdxi(i,j) + coord(i,a)*dNdxi(a,j);
          end
        end
      end
      
      dxidx = inv(dxdxi);
      dt = det(dxdxi);
%
%     Convert shape function derivatives:derivatives wrt global coords
%
      for a = 1:nelnodes
        for i = 1:ncoord
          dNdx(a,i) = 0.;
          for j = 1:ncoord
            dNdx(a,i) = dNdx(a,i) + dNdxi(a,j)*dxidx(j,i);
          end
        end
      end
%
%     Compute the (infinitesimal) strain by differentiating displacements
%     This step is not really necessary for linear elasticity calculations
%     where stiffness is independent of strain.  It is included:allow
%     extension:nonlinear materials later.
%
      for i = 1:ncoord
         for j = 1:ncoord
            strain(i,j) = 0.;
            for a = 1:nelnodes
              strain(i,j) = strain(i,j) + 0.5*(displacement(i,a)*dNdx(a,j)+displacement(j,a)*dNdx(a,i));
            end
         end
      end
%
%     Compute the material tangent stiffness (d stress/d strain)
%     ds/de is just C_ijkl for linear elasticity - this notation is used
%     to allow extension to nonlinear problems
%
      dsde = materialstiffness(ndof,ncoord,strain,materialprops);
%
%     Compute the element stiffness
%             
      for a = 1:nelnodes
        for i = 1:ndof
          for b = 1:nelnodes
            for k = 1:ndof
              row = ndof*(a-1)+i;
              col = ndof*(b-1)+k;
              for j = 1:ncoord
                for l = 1:ncoord
                  kel(col,row) = kel(col,row) + dsde(i,j,k,l)*dNdx(b,l)*dNdx(a,j)*w(intpt)*dt;
                end
              end
            end
          end
        end
      end
   end

end


 %====================== No. nodes on element faces ================
%
%   This procedure returns the number of nodes on each element face
%   for various element types.  This info is needed for computing
%   the surface integrals associated with the element traction vector
%
function n = nfacenodes(ncoord,nelnodes,elident,face)
   if (ncoord == 2) 
     if (nelnodes == 3 || nelnodes == 4)
         n = 2;
     elseif (nelnodes == 6 || nelnodes == 8)
         n=3;
     end
   elseif (ncoord == 3) 
     if (nelnodes == 4)
         n = 3;
     elseif (nelnodes == 10)
         n = 6;
     elseif (nelnodes == 8)
         n = 4;
     elseif (nelnodes == 20)
         n = 8;
     end
   end
end
%======================= Lists of nodes on element faces =============
%
%    This procedure returns the list of nodes on an element face
%    The nodes are ordered so that the element face forms either
%    a 1D line element or a 2D surface element for 2D or 3D problems
%
function list = facenodes(ncoord,nelnodes,elident,face)

   i3 = [2,3,1];
   i4 = [2,3,4,1]; 

   list = zeros(nfacenodes(ncoord,nelnodes,face),1);

   if (ncoord == 2) 
     if (nelnodes == 3) 
       list(1) = face;
       list(2) = i3(face);
     elseif (nelnodes == 6) 
       list(1) = face;
       list(2) = i3(face);
       list(3) = face+3;
     elseif (nelnodes==4) 
       list(1) = face;
       list(2) = i4(face);
     elseif (nelnodes==8) 
       list(1) = face;
       list(2) = i4(face);
       list(3) = face+4;
     end
   elseif (ncoord == 3) 
     if (nelnodes==4) 
       if   (face == 1)
           list = [1,2,3];
       elseif (face == 2)
           list = [1,4,2];
       elseif (face == 3)
           list = [2,4,3];
       elseif (face == 4)
           list = [3,4,1];
       end
     elseif (nelnodes == 10) 
       if   (face == 1)
           list = [1,2,3,5,6,7];
       elseif (face == 2)
           list = [1,4,2,8,9,5];
       elseif (face == 3)
           list = [2,4,3,9,10,6];
       elseif (face == 4)
           list = [3,4,1,10,8,7];
       end
     elseif (nelnodes == 8) 
       if   (face == 1)
           list = [1,2,3,4];
       elseif (face == 2)
           list = [5,8,7,6];
       elseif (face == 3)
           list = [1,5,6,2];
       elseif (face == 4)
           list = [2,3,7,6];
       elseif (face == 5)
           list = [3,7,8,4];
       elseif (face == 6)
           list = [4,8,5,1];
       end
     elseif (nelnodes == 20)  
       if   (face == 1)
           list = [1,2,3,4,9,10,11,12];
       elseif (face == 2)
           list = [5,8,7,6,16,15,14,13];
       elseif (face == 3)
           list = [1,5,6,2,17,13,18,9];
       elseif (face == 4)
           list = [2,6,7,3,18,14,19,10];
       elseif (face == 5)
           list = [3,7,8,4,19,15,20,11];
       elseif (face == 6)
           list = [4,8,5,1,20,16,17,12];
       end
     end
   end
end
%
%====================== ELEMENT DISTRIBUTED LOAD VECTOR ==============
%
function r = eldload(ncoord,ndof,nfacenodes,elident,coords,traction)

  npoints = numberofintegrationpoints(ncoord-1,nfacenodes);
  xi = zeros(ncoord-1,1);
  dxdxi = zeros(ncoord,ncoord-1);
  r = zeros(ndof*nfacenodes,1);
   
  xilist = integrationpoints(ncoord-1,nfacenodes,npoints);
  w = integrationweights(ncoord-1,nfacenodes,npoints);

  for intpt = 1:npoints

    for i = 1:ncoord-1
      xi(i) = xilist(i,intpt);
    end

    N = shapefunctions(nfacenodes,ncoord-1,elident,xi);
    dNdxi = shapefunctionderivs(nfacenodes,ncoord-1,elident,xi);
%
%     Compute the jacobian matrix && its determinant
%
    for i = 1:ncoord
      for j = 1:ncoord-1
        dxdxi(i,j) = 0.;
        for a = 1:nfacenodes
          dxdxi(i,j) = dxdxi(i,j) + coords(i,a)*dNdxi(a,j);
        end
      end
    end
    if (ncoord == 2) 
      dt = sqrt(dxdxi(1,1)^2+dxdxi(2,1)^2);
    elseif (ncoord == 3) 
      dt = sqrt( ((dxdxi(2,1)*dxdxi(3,2))-(dxdxi(2,2)*dxdxi(3,1)))^2 ...
          + ((dxdxi(1,1)*dxdxi(3,2))-(dxdxi(1,2)*dxdxi(3,1)))^2 ...
          + ((dxdxi(1,1)*dxdxi(2,2))-(dxdxi(1,2)*dxdxi(2,1)))^2 );
    end
   for a = 1:nfacenodes
      for i = 1:ndof
        row = ndof*(a-1)+i;
        r(row) = r(row) + N(a)*traction(i)*w(intpt)*dt;
      end
    end
  end
end
%
%====================== Assemble the global mass matrix =================
%
function M = globalmass(ncoord,ndof,nnode,coords,nelem,maxnodes,elident,lumpedmass,nelnodes,connect,materialprops)

%
%   Assemble the global mass matrix
%

   M = zeros(ndof*nnode,ndof*nnode);
   lmncoord = zeros(ncoord,maxnodes);
%
%   Loop over all the elements
%
   for lmn =  1 : nelem
%
%   Extract coords of nodes, DOF for the current element
%
      for a =  1 : nelnodes(lmn)
        for i = 1 : ncoord
          lmncoord(i,a) = coords(i,connect(a,lmn));
        end
      end
    n = nelnodes(lmn);
    ident = elident(lmn);
    mel = elmass(ncoord,ndof,n,ident,lumpedmass,lmncoord,materialprops);
%
%   Add the current element stiffness to the global stiffness
%
    for a = 1 : nelnodes(lmn)
        for i = 1: ndof
        for b = 1 : nelnodes(lmn)
          for k = 1 : ndof
            rw = ndof*(connect(a,lmn)-1)+i;
            cl = ndof*(connect(b,lmn)-1)+k;
            M(rw,cl) = M(rw,cl) + mel(ndof*(a-1)+i,ndof*(b-1)+k);
          end
        end
        end
    end
   end
  
  end

%
%====================== Assemble the global stiffness matrix =================
%
function Stif = globalstiffness(ncoord,ndof,nnode,coords,nelem,maxnodes,elident,nelnodes,connect,materialprops,dofs)
%
%   Assemble the global stiffness matrix
%

   Stif = zeros(ndof*nnode,ndof*nnode);
   lmncoord = zeros(ncoord,maxnodes);
   lmndof = zeros(ndof,maxnodes);
%
%   Loop over all the elements
%
   for lmn = 1:nelem
%
%   Extract coords of nodes, DOF for the current element
%
      for a = 1:nelnodes(lmn)
        for i = 1:ncoord
          lmncoord(i,a) = coords(i,connect(a,lmn));
        end
        for i = 1:ndof
          lmndof(i,a) = dofs(ndof*(connect(a,lmn)-1)+i);
        end
      end
    n = nelnodes(lmn);
    ident = elident(lmn);
    kel = elstif(ncoord,ndof,n,ident,lmncoord,materialprops,lmndof);
%
%   Add the current element stiffness:the global stiffness
%
    for a = 1:nelnodes(lmn)
      for i = 1:ndof
        for b = 1:nelnodes(lmn)
          for k = 1:ndof
            rw = ndof*(connect(a,lmn)-1)+i;
            cl = ndof*(connect(b,lmn)-1)+k;
            Stif(rw,cl) = Stif(rw,cl) + kel(ndof*(a-1)+i,ndof*(b-1)+k);
          end
        end
      end
    end
   end
end
%
%===================== Assemble the global traction vector =============
%
function r = globaltraction(ncoord,ndof,nnodes,ndload,coords,nelnodes,elident,connect,dloads,dofs)

   r = zeros(ndof*nnodes,1);
   traction = zeros(ndof,1);

   for load = 1:ndload
%
%     Extract the coords of the nodes on the appropriate element face
%
      lmn = dloads(1,load);
      face = dloads(2,load);
      n = nelnodes(lmn);
      ident = elident(lmn);
      nfnodes = nfacenodes(ncoord,n,ident,face); 
      nodelist = facenodes(ncoord,n,ident,face);     
      lmncoord = zeros(ncoord,nfnodes);
      for a = 1:nfnodes
        for i = 1:ncoord
          lmncoord(i,a) = coords(i,connect(nodelist(a),dloads(1,load)));
        end
        for i = 1:ndof
          lmndof(i,a) = dofs(ndof*(connect(nodelist(a),dloads(1,load))-1)+i);
        end
      end
%
%    Compute the element load vector
%
     for i = 1:ndof
       traction(i) = dloads(i+2,load);
     end

     rel = eldload(ncoord,ndof,nfnodes,ident,lmncoord,traction);
%
%    Assemble the element load vector into global vector
%
     for a = 1:nfnodes
       for i = 1:ndof
         rw = (connect(nodelist(a),dloads(1,load))-1)*ndof+i;
         r(rw) = r(rw) + rel((a-1)*ndof+i);
       end
     end

   end
end       

function print_results(outfile, ...
    nprops,materialprops,ncoord,ndof,nnode,coords, ...
    nelem,maxnodes,connect,nelnodes,elident, ...
    nfix,fixnodes,ndload,dloads,dofs)
%      Print nodal displacements, element strains && stresses:a file

fprintf(outfile,'Nodal Displacements: \n');
   if (ndof == 2) 
     fprintf(outfile,' Node      Coords         u1       u2 \n');
     for i = 1:nnode
      fprintf(outfile,'%3d %8.4f %8.4f %8.4f %8.4f\n', ...
                               i,coords(1,i),coords(2,i),dofs(2*i-1),dofs(2*i));
     end
   elseif (ndof == 3) 
     fprintf(outfile,' Node            Coords            u1       u2       u3 \n');
     for i = 1:nnode
      fprintf(outfile,'%3d %8.4f %8.4f %8.4f %8.4f %8.4f %8.4f \n', ...
                    i,coords(1,i),coords(2,i),coords(3,i),dofs(3*i-2),dofs(3*i-1),dofs(3*i));
     end
   end

   fprintf(outfile,'\n\n Strains and Stresses \n');


   lmncoord = zeros(ncoord,maxnodes);
   displacements = zeros(ndof,maxnodes);

%
%   Loop over all the elements
%
   for lmn = 1:nelem

    fprintf(outfile,' \n Element; %d ',lmn);
    if (ncoord == 2)   
    fprintf(outfile,'  \n int pt    Coords          e_11      e_22     e_12      s_11       s_22      s_12 \n');

    elseif (ncoord == 3) 
    fprintf(outfile,'\n int pt         Coords            e_11      e_22     e_33      e_12       e_13      e_23      s_11      s_22      s_33      s_12      s_13      s_23 \n');
    end
%
%   Extract coords of nodes, DOF for the current element
%
      for a = 1:nelnodes(lmn)
        for i = 1:ncoord
          lmncoord(i,a) = coords(i,connect(a,lmn));
        end
        for i = 1:ndof
          displacements(i,a) = dofs(ndof*(connect(a,lmn)-1)+i);
        end
      end
      n = nelnodes(lmn);
      ident = elident(lmn);
 
      npoints = numberofintegrationpoints(ncoord,n);
      dNdx = zeros(n,ncoord);
      dxdxi = zeros(ncoord,ncoord);
      strain = zeros(ndof,ncoord);
      xi = zeros(ncoord,1);
      x = zeros(ncoord,1);
%
%  Set up integration points 
%
      xilist = integrationpoints(ncoord,n,npoints);
%
%  Loop over the integration points
%
     for intpt = 1:npoints

%     Compute shape functions && derivatives wrt local coords
%
       for i = 1:ncoord
         xi(i) = xilist(i,intpt);
       end
       N = shapefunctions(n,ncoord,ident,xi);      
       dNdxi = shapefunctionderivs(n,ncoord,ident,xi);
%
%     Compute the coords of the integration point
%
      for i = 1:ncoord
        x(i) = 0.;
        for a = 1:n
          x(i) = x(i) + lmncoord(i,a)*N(a);
        end
      end
%
%     Compute the jacobian matrix && its determinant
%
      for i = 1:ncoord
        for j = 1:ncoord
          dxdxi(i,j) = 0.;
          for a = 1:n
            dxdxi(i,j) = dxdxi(i,j) + lmncoord(i,a)*dNdxi(a,j);
          end
        end
      end

      dxidx = inv(dxdxi);
%
%     Convert shape function derivatives:derivatives wrt global coords
%
      for a = 1:n
        for i = 1:ncoord
          dNdx(a,i) = 0.;
          for j = 1:ncoord
            dNdx(a,i) = dNdx(a,i) + dNdxi(a,j)*dxidx(j,i);
          end
        end
      end
%
%     Compute the (infinitesimal) strain by differentiating displacements
%
      for i = 1:ncoord
         for j = 1:ncoord
            strain(i,j) = 0.;
            for a = 1:n
              strain(i,j) = strain(i,j) + 0.5*(displacements(i,a)*dNdx(a,j)+displacements(j,a)*dNdx(a,i));
            end
         end
      end

      stress = materialstress(ndof,ncoord,strain,materialprops);

      if (ncoord == 2) 

      fprintf(outfile,'%5d %7.4f %7.4f %9.4f %9.4f %9.4f %9.4f %9.4f %9.4f \n', ...
        intpt,x(1),x(2),strain(1,1),strain(2,2),strain(1,2),stress(1,1),stress(2,2),stress(1,2));


      elseif (ncoord == 3) 

      fprintf(outfile,'%5d %7.4f %7.4f %7.4f %9.4f %9.4f %9.4f %9.4f %9.4f %9.4f %9.4f %9.4f %9.4f %9.4f %9.4f %9.4f \n',...
              intpt,x(1),x(2),x(3), ...
              strain(1,1),strain(2,2),strain(3,3),strain(1,2),strain(1,3),strain(2,3), ...
              stress(1,1),stress(2,2),stress(3,3),stress(1,2),stress(1,3),stress(2,3));
      end
     end
   end
end

%==============================Function read_input_file =================
 function [nprops,materialprops,ncoord,ndof,nnode,coords,nelem,maxnodes, ...
                connect,nelnodes,elident,nfix,fixnodes,ndload,dloads] = read_input_file(infile) 

 cellarray=textscan(infile,'%s');

%  Total no. material parameters, && list of parameters
%
   nprops = str2num(cellarray{1}{2});
   materialprops = zeros(nprops,1);
   cellno = 2;
   for i = 1:nprops
     cellno = cellno + 2;  
     materialprops(i) = str2num(cellarray{1}{cellno});
   end;
%
%    no. coords (1:3), no. DOF, no. nodes && nodal coordinates
%
   cellno = cellno + 2;
   ncoord = str2num(cellarray{1}{cellno});
   cellno = cellno + 2;
   ndof = str2num(cellarray{1}{cellno});
   cellno = cellno + 2;
   nnode = str2num(cellarray{1}{cellno});
 
   coords = zeros(ncoord,nnode);
   cellno = cellno + 1;
   for i = 1 : nnode
     for j = 1 : ncoord
       cellno = cellno + 1;
       coords(j,i) = str2num(cellarray{1}{cellno});
     end;
   end;
%
%    No. elements && connectivity
%
   cellno = cellno + 2;
   nelem = str2num(cellarray{1}{cellno});
   cellno = cellno + 2;
   maxnodes = str2num(cellarray{1}{cellno});
   connect = zeros(maxnodes,nelem);
   nelnodes = zeros(nelem,1);
   elident = zeros(nelem,1);
   cellno = cellno + 3;
   for i = 1 : nelem
     cellno = cellno + 1;
     elident(i) = str2num(cellarray{1}{cellno});
     cellno = cellno + 1;
     nelnodes(i) = str2num(cellarray{1}{cellno});
     for j = 1 : nelnodes(i)
       cellno = cellno + 1;
       connect(j,i) = str2num(cellarray{1}{cellno});
     end
   end
%
%    No. nodes with prescribed displacements, with the prescribed displacements
% 
   cellno = cellno + 2;
   nfix = str2num(cellarray{1}{cellno});
   cellno = cellno + 3;
   fixnodes = zeros(3,nfix);
   for i = 1 : nfix
      cellno = cellno + 1;
      fixnodes(1,i) = str2num(cellarray{1}{cellno});
      cellno = cellno + 1;
      fixnodes(2,i) = str2num(cellarray{1}{cellno});
      cellno = cellno + 1;
      fixnodes(3,i) = str2num(cellarray{1}{cellno});
   end;
%
%    No. loaded element faces, with the loads
%
    cellno = cellno + 2;
    ndload = str2num(cellarray{1}{cellno});
    cellno = cellno + 3;
    dloads = zeros(2+ndof,ndload);
    for i = 1 : ndload
       cellno = cellno + 1;
       dloads(1,i) = str2num(cellarray{1}{cellno});
       cellno = cellno + 1;
       dloads(2,i) = str2num(cellarray{1}{cellno});
       for j = 1 : ndof
         cellno = cellno + 1;
         dloads(j+2,i) = str2num(cellarray{1}{cellno});
       end;
    end;
    
 end
  function plotmesh(coords,ncoord,nnode,connect,nelem,elident,nelnodes,color)
% Function:plot a mesh.  
    f2D_3 = [1,2,3];
    f2D_4 = [1,2,3,4];
    f2D_6 = [1,4,2,5,3,6];
    f2D_8 = [1,5,2,6,3,7,4,8];
    f3D_4 = [[1,2,3];[1,4,2];[2,4,3];[3,4,1]];
    f3D_10 = [[1,5,2,6,3,7];[1,8,4,9,2,5];[2,9,4,10,3,6];[3,10,4,8,1,7]];
    f3D_8 = [[1,2,3,4];[5,8,7,6];[1,5,6,2];[2,3,7,6];[3,7,8,4];[4,8,5,1]];
    f3D_20 = [[1,9,2,10,3,11,4,12];[5,16,8,15,7,14,6,13];
              [1,17,5,13,6,18,2,9];[2,18,6,14,7,19,3,10];
              [3,19,7,15,8,20,4,11];[4,20,8,16,5,17,1,12]];
   hold on
   if (ncoord==2)  % Plot a 2D mesh
       for lmn = 1:nelem
           for i = 1:nelnodes(lmn)
               x(i,1:2) = coords(1:2,connect(i,lmn));
           end
           scatter(x(:,1),x(:,2),'MarkerFaceColor','r');
           if (nelnodes(lmn)==3) 
               patch('Vertices',x,'Faces',f2D_3,'FaceColor','none','EdgeColor',color);
           elseif (nelnodes(lmn)==4)
               patch('Vertices',x,'Faces',f2D_4,'FaceColor','none','EdgeColor',color);
           elseif (nelnodes(lmn)==6) 
               patch('Vertices',x,'Faces',f2D_6,'FaceColor','none','EdgeColor',color);
           elseif (nelnodes(lmn)==8 || nelnodes(lmn)==9)
               patch('Vertices',x,'Faces',f2D_8,'FaceColor','none','EdgeColor',color);
           end
       end
   elseif (ncoord==3) % Plot a 3D mesh
       for lmn = 1:nelem
           for i = 1:nelnodes(lmn)
               x(i,1:3) = coords(1:3,connect(i,lmn));
           end
           scatter3(x(:,1),x(:,2),x(:,3),'MarkerFaceColor','r');
           if (nelnodes(lmn)==4) 
               patch('Vertices',x,'Faces',f3D_4,'FaceColor','none','EdgeColor',color);
           elseif (nelnodes(lmn)==10)
               patch('Vertices',x,'Faces',f3D_10,'FaceColor','none','EdgeColor',color);
           elseif (nelnodes(lmn)==8) 
               patch('Vertices',x,'Faces',f3D_8,'FaceColor','none','EdgeColor',color);
           elseif (nelnodes(lmn)==20)
               patch('Vertices',x,'Faces',f3D_20,'FaceColor','none','EdgeColor',color);
           end
       end    
   end
   axis equal
   hold off
end
 
